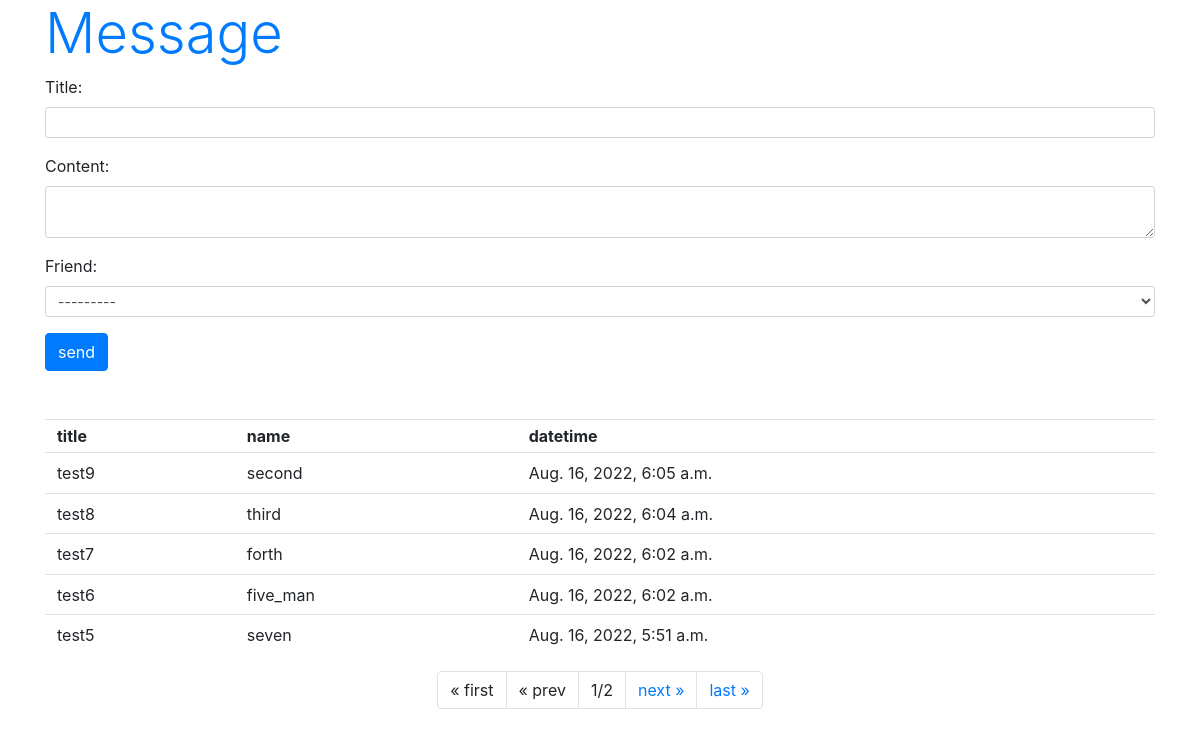
Page /hello/message/ on the committed database.
### hello/models.py (models this page shows, shortened)
class Message(models.Model):
    friend = models.ForeignKey(Friend, on_delete=models.CASCADE)
    title = models.CharField(max_length=100)
    content = models.CharField(max_length=300)
    pub_date = models.DateTimeField(auto_now_add=True)
    class Meta:
        ordering = ('pub_date',)

class Friend(models.Model):
    name = models.CharField(max_length=100, \
        validators=[number_only])
    mail = models.EmailField(max_length=200)
    gender = models.BooleanField()
    age = models.IntegerField()
    birthday = models.DateField()
    def __str__(self):
        return '<Friend:id=' + str(self.id) + ', ' + \
            self.name + '(' + str(self.age) + ')>'

### hello/views.py (the view)
# urls.py: path('message/', views.message, name='message'),
def message(request, page=1):
    if (request.method == 'POST'):
        obj = Message()
        form = MessageForm(request.POST, instance=obj)
        form.save()
    data = Message.objects.all().reverse()
    paginator = Paginator(data, 5)
    params = {
        'title': 'Message',
        'form': MessageForm(),
        'data': paginator.get_page(page),
    }
    return render(request, 'hello/message.html', params)

### hello/forms.py
class MessageForm(forms.ModelForm):
    class Meta:
        model = Message
        fields = ['title','content','friend']
        widgets = {
            'title': forms.TextInput(attrs={'class':'form-control form-control-sm'}),
            'content': forms.Textarea(attrs={'class':'form-control form-control-sm', 'rows':2}),
            'friend': forms.Select(attrs={'class':'form-control form-control-sm'}),
        }

### hello/templates/hello/message.html (shortened to what this page needs)
{% load static %}
<!doctype html>
<html lang="ja">
<head>
    <link rel="stylesheet"
    href="https://stackpath.bootstrapcdn.com/bootstrap/4.3.1/css/bootstrap.min.css"
>
</head>
<body class="container">
    <h1 class="display-4 text-primary">
        {{title}}</h1>
        <form action="{% url 'message' %}" method="post">
        {{ form.as_p }}
        <input type="submit" value="send"
            class="btn btn-primary">
    <table class="table">
        <tr>
            <th class="py-1">title</th>
            <th class="py-1">name</th>
            <th class="py-1">datetime</th>
        </tr>
    {% for item in data %}
        <tr>
            <td class="py-2">{{item.title}}</td>
            <td class="py-2">{{item.friend.name}}</td>
            <td class="py-2">{{item.pub_date}}</td>
        <tr>
    {% endfor %}
    </table>
    <ul class="pagination  justify-content-center">
        {% if data.has_previous %}
        <li class="page-item">
            <a class="page-link" href="{% url 'message' %}">
                &laquo; first</a>
        </li>
        <li class="page-item">
            <a class="page-link"
            href="{% url 'message' %}{{data.previous_page_number}}">
                &laquo; prev</a>
        </li>
        {% else %}
        <li class="page-item">
            <a class="page-link">&laquo; first</a>
        </li>
        <li class="page-item">
            <a class="page-link">&laquo; prev</a>
        </li>
        {% endif %}
        <li class="page-item">
            <a class="page-link">
            {{data.number}}/{{data.paginator.num_pages}}</a>
        </li>
        {% if data.has_next %}
        <li class="page-item">
            <a class="page-link"
            href="{% url 'message' %}{{data.next_page_number }}">
                next &raquo;</a>
        </li>
        <li class="page-item">
            <a class="page-link"
            href="{% url 'message' %}{{data.paginator.num_pages}}">
                last &raquo;</a>
        </li>
        {% endif %}
    </ul>
</body>
</html>

### rows in the picture
Message: title "test9", friend.name "second", pub_date "Aug. 16, 2022, 6:05 a.m."
Message: title "test8", friend.name "third", pub_date "Aug. 16, 2022, 6:04 a.m."
Message: title "test7", friend.name "forth", pub_date "Aug. 16, 2022, 6:02 a.m."
Message: title "test6", friend.name "five_man", pub_date "Aug. 16, 2022, 6:02 a.m."
Message: title "test5", friend.name "seven", pub_date "Aug. 16, 2022, 5:51 a.m."

### other values in the picture
{{ title }} "Message"
{{ data.number }} "1"
{{ data.paginator.num_pages }} "2"
